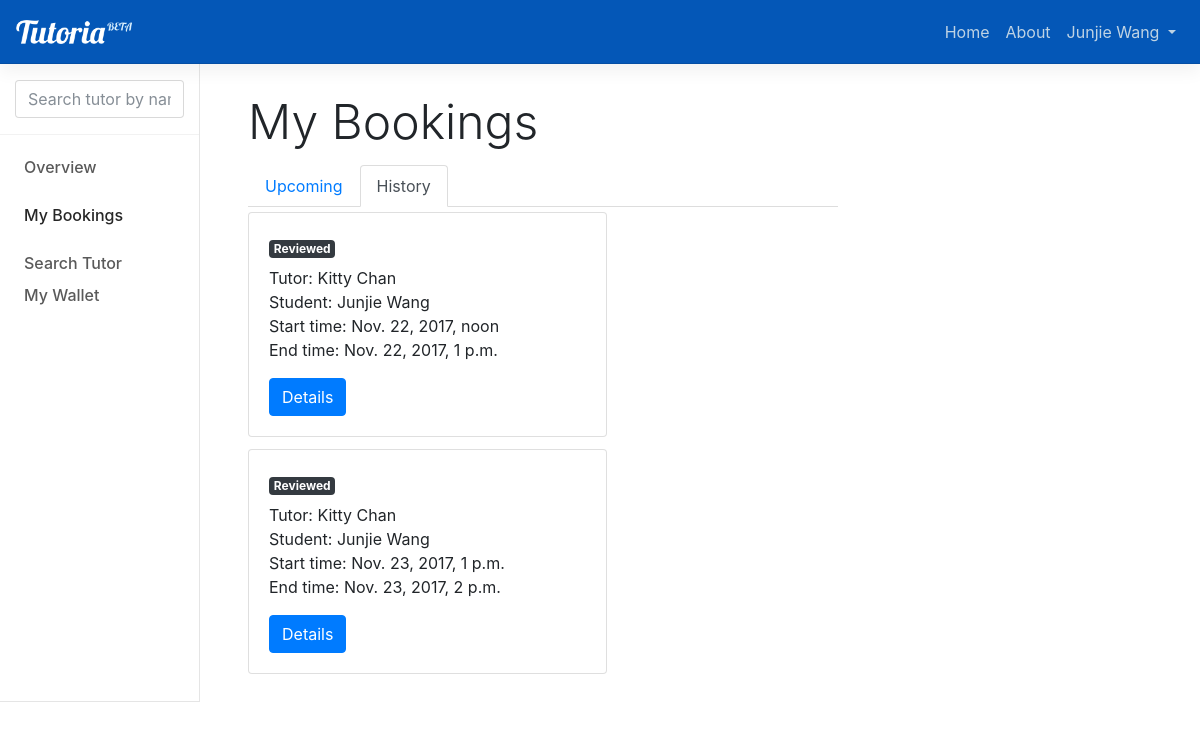
The app's page /sessionHistory/ (signed in) with its own data.
### booking/models.py (models this page shows, shortened)
class Session(models.Model):
    student = models.ForeignKey(User, on_delete=models.CASCADE, null=True, related_name='student')
    timeslot = models.ForeignKey(Timeslot, on_delete=models.CASCADE, null=True, related_name='timeslot')
    status = models.CharField(max_length=10, default='Booked')
    topic = models.CharField(max_length=140, blank=True)
    transaction0 = models.ForeignKey(Transaction, on_delete=models.CASCADE, null=True, blank=True, related_name='transaction0')
    transaction1 = models.ForeignKey(Transaction, on_delete=models.CASCADE, null=True, blank=True, related_name='transaction1')
    commission = models.DecimalField(default=0.00, max_digits=10, decimal_places=2)

### offering/models.py (models this page shows, shortened)
class Timeslot(models.Model):
    global TIMEZONELOCAL
    tutor = models.ForeignKey(User, on_delete=models.CASCADE, null=True)
    start = models.DateTimeField()
    end = models.DateTimeField()
    status = models.CharField(max_length=20, default='Available')

### booking/views.py (the view)
# urls.py: url(r'^sessionHistory/$', book_views.sessionHistory, name='sessionHistory'),
@login_required
def sessionHistory(request):
    allSessions = Session.objects.filter(Q(student=request.user) & ~Q(status='Booked') & ~Q(status='Pending'))
    return render(request, 'records.html', {'allSessions': allSessions, 'active':1})

### tutoria/templates/records.html (shortened to what this page needs)
{% extends 'nav.html' %}
{% block stylesheet %}
  <link href="/static/css/my-tutorials.css" rel="stylesheet">
{% endblock %}
{% block menu %}
  {% if user.is_authenticated %}
    <div class="bd-toc-item">
      <a class="bd-toc-link" href="{% url 'home' %}">
        Overview
      </a>
    </div>
    <div class="bd-toc-item active">
      <a class="bd-toc-link" href="{% url 'session' %}">
        My Bookings
      </a>
    </div>
    <div class="bd-toc-item">
        <a class="bd-toc-link" href="{% url 'search' %}">
            Search Tutor
        </a>
    </div>
    <div class="bd-toc-item">
        <a class="bd-toc-link" href="{% url 'wallet' %}">
            My Wallet
        </a>
    </div>
  {% endif %}
{% endblock %}
{% block content %}
  <h1 class="bd-title">My Bookings</h1>
  <ul class="nav nav-tabs">
    <li class="nav-item">
      <a class="nav-link {% if active == 0 %} active {% endif %}" href="{% url 'session' %}">Upcoming</a>
    </li>
    <li class="nav-item disabled">
      <a class="nav-link {% if active == 1 %} active {% endif %}" href="{% url 'sessionHistory' %}">History</a>
    </li>
  </ul>
  <div class="card-columns" id="all-tutorials">
    {% for session in allSessions %}
    <div class="card" >
      <div class="card-body" sessionId="{{ session.id }}">
        <p class="card-text">Tutor: {{ session.timeslot.tutor.get_full_name }}
          <br>Student: {{ session.student.get_full_name }}
          <br>Start time: {{ session.timeslot.start }}
          <br>End time: {{ session.timeslot.end }}</p>
        <a href="/viewSession/{{session.id}}" class="btn btn-primary session-detail-btn">Details</a>
      </div>
    </div>
    {% endfor %}
  </div>
{% endblock %}

### tutoria/templates/nav.html (shortened to what this page needs)
<!DOCTYPE html>
<html lang="en">
<head>
    <link href="/static/dist/css/bootstrap.min.css" rel="stylesheet">
    <link href="/static/assets/css/docs.min.css" rel="stylesheet">
    <link href="/static/css/nav.css" rel="stylesheet">
    {% block stylesheet %}{% endblock %}
    <header class="navbar navbar-expand navbar-dark flex-column flex-md-row bd-navbar">
        <a class="navbar-brand mr-0 mr-md-2" href="/" aria-label="Tutoria">
            <img src="/static/assets/brand/tutoria-logo-beta-white.png" alt="brand">
        </a>
        <ul class="navbar-nav bd-navbar-nav flex-row ml-md-auto d-md-flex">
            <li class="nav-item">
                <a class="nav-link" href="/">Home</a>
            </li>
            <li class="nav-item">
                <a class="nav-link" href="{% url 'about'%}">About</a>
            </li>
            {% if user.is_authenticated %}
                <li class="nav-item dropdown">
                    <a class="nav-link dropdown-toggle" href="#" id="navbarDropdown" role="button" data-toggle="dropdown" aria-haspopup="true" aria-expanded="false">
                        <span>{{ user.get_full_name }}</span>
                    </a>
                </li>
            {% else %}
                <li class="nav-item">
                    <a class="nav-link p-2" href="{% url 'login' %}">Log In</a>
                </li>
            {% endif %}
        </ul>
    </header>
    <div class="container-fluid">
        <div class="row flex-xl-nowrap">
            <div class="col-12 col-md-3 col-xl-2 bd-sidebar">
                <form class="bd-search d-flex align-items-center" action="{% url 'search' %}" method="post">
                    <span class="algolia-autocomplete" style="position: relative; display: inline-block; direction: ltr;">
                        <input type="text" class="form-control ds-input" id="search-input" name="name" placeholder="Search tutor by name..." aria-label="Quick search"
                            autocomplete="off" spellcheck="false" role="combobox" aria-autocomplete="list" aria-expanded="false"
                            aria-labelledby="search-input" aria-owns="algolia-autocomplete-listbox-0" dir="auto" style="position: relative; vertical-align: top;">
                    </span>
                </form>
                <nav class="collapse bd-links" id="bd-docs-nav">
                    {% block menu %}
                    {% endblock %}
                </nav>
            </div>
            <main class="col-12 col-md-9 col-xl-8 py-md-3 pl-md-5 bd-content" style="min-height: 100%" role="main">
                {% block content %}
                {% endblock %}
            </main>
        </div>
    </div>
    </body>
</html>

### static/css/nav.css (style rules this page uses)
.navbar-brand { line-height: 20px; }
.navbar-brand img { height: 24px; }
.bd-navbar { background-color: #0457b7; }
.bd-navbar .navbar-nav .nav-link { color: #bfd3e4; }
.bd-title { margin-bottom: 1rem; }

### static/css/my-tutorials.css (style rules this page uses)
.card-columns { padding-top: 5px; column-count: 2; }

### records on screen
Session: timeslot.tutor.get_full_name "Kitty Chan", student.get_full_name "Junjie Wang", timeslot.start "Nov. 22, 2017, noon", timeslot.end "Nov. 22, 2017, 1 p.m."
Session: timeslot.tutor.get_full_name "Kitty Chan", student.get_full_name "Junjie Wang", timeslot.start "Nov. 23, 2017, 1 p.m.", timeslot.end "Nov. 23, 2017, 2 p.m."

### other values on screen
{{ user.get_full_name }} "Junjie Wang"
